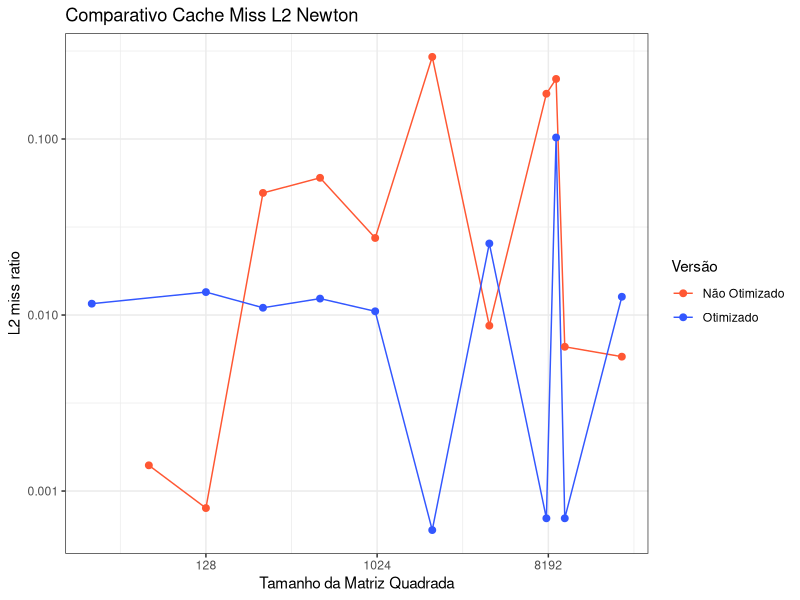
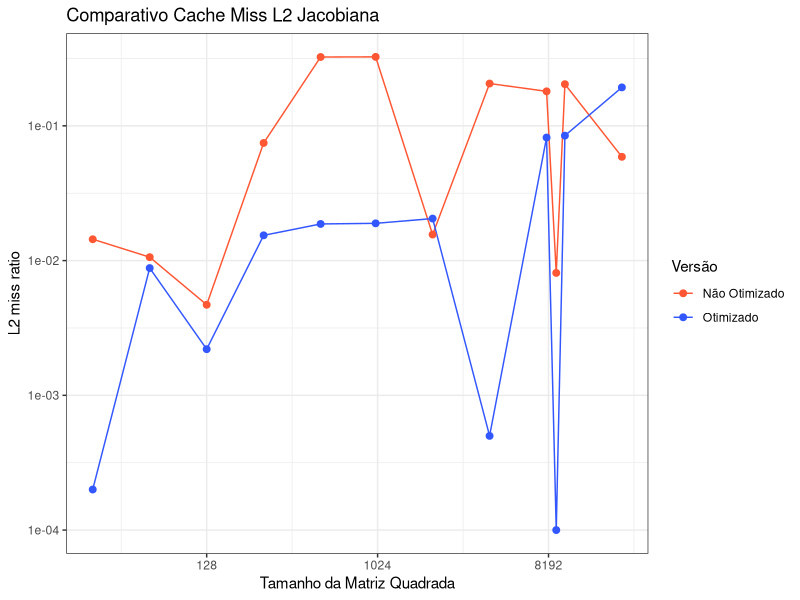
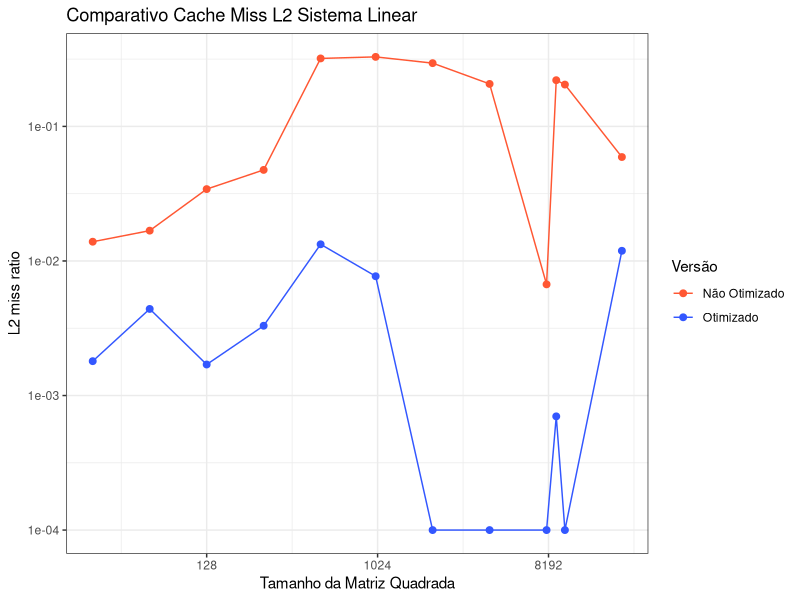

Recreate these plots in R, in order.
# rm(list=ls())

if (!require("ggplot2")) install.packages("ggplot2"); library("ggplot2")

setwd("~/intro-comp-cientifica/t1/")

dados_otimizados=read.csv("otimizado/resultados_otimizados/dados_likwid_L2CACHE.csv")
dados_nao_otimizados = read.csv("nao_otimizado/resultados_nao_otimizados/dados_likwid_L2CACHE.csv")

### Cria tabela com as versões ###
dados_otimizados$Versao = "Otimizado"
dados_nao_otimizados$Versao = "Não Otimizado"

dados_completos = rbind(dados_otimizados, dados_nao_otimizados)

cores_versao = c("Otimizado" = "#3357FF", "Não Otimizado" = "#FF5733")

### Comparativo Newton ###
ggplot(dados_completos)+
  stat_summary(fun = "mean", geom = "line", 
               aes(x=N, y=Newton, color = Versao), 
               linewidth = 0.5) +
  stat_summary(fun = "mean", geom = "point", 
               aes(x=N, y=Newton, color = Versao), 
               size = 2) +
  scale_x_continuous(trans='log2')+
  scale_y_continuous(trans='log10')+
  labs(x="Tamanho da Matriz Quadrada",
       y="L2 miss ratio", title = "Comparativo Cache Miss L2 Newton")+
  scale_color_manual(name="Versão",
                     values = cores_versao)+
  theme_bw()

### Comparativo Jacobiana ###
ggplot(dados_completos)+
  stat_summary(fun = "mean", geom = "line", 
               aes(x=N, y=Jacobiana, color = Versao), 
               linewidth = 0.5) +
  stat_summary(fun = "mean", geom = "point", 
               aes(x=N, y=Jacobiana, color = Versao), 
               size = 2) +
  scale_x_continuous(trans='log2')+
  scale_y_continuous(trans='log10')+
  labs(x="Tamanho da Matriz Quadrada",
       y="L2 miss ratio", title = "Comparativo Cache Miss L2 Jacobiana")+
  scale_color_manual(name="Versão",
                     values = cores_versao)+
  theme_bw()

### Comparativo Sistema Linear ###
ggplot(dados_completos)+
  stat_summary(fun = "mean", geom = "line", 
               aes(x=N, y=Sistema.Linear, color = Versao), 
               linewidth = 0.5) +
  stat_summary(fun = "mean", geom = "point", 
               aes(x=N, y=Sistema.Linear, color = Versao), 
               size = 2) +
  scale_x_continuous(trans='log2')+
  scale_y_continuous(trans='log10')+
  labs(x="Tamanho da Matriz Quadrada",
       y="L2 miss ratio", title = "Comparativo Cache Miss L2 Sistema Linear")+
  scale_color_manual(name="Versão",
                     values = cores_versao)+
  theme_bw()
